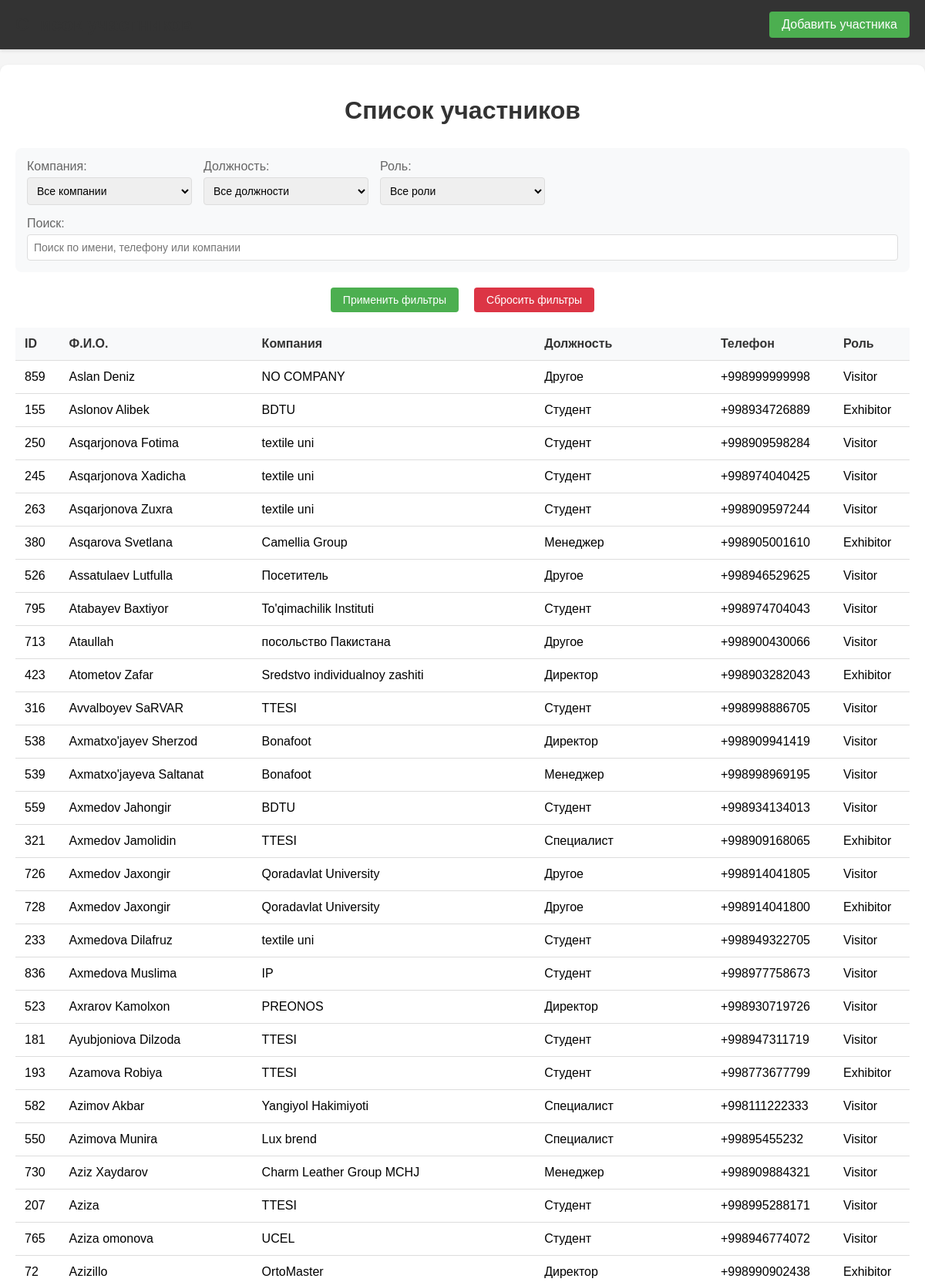
Page /members-list/?page=3 (signed in, upper part) on the committed database.
### api/models.py (models this page shows, shortened)
class Member(models.Model):
    name = models.CharField(max_length=100, verbose_name="Ф. И. О.")
    company = models.ForeignKey(Company, on_delete=models.CASCADE, verbose_name="Компания")
    position = models.ForeignKey(Position, on_delete=models.PROTECT, verbose_name="Должность")
    phone = models.CharField(max_length=15, verbose_name="Телефон")
    role = models.IntegerField(choices=ROLE_CHOISES.choices, default=3)
    qr_code = models.ImageField(upload_to='qr_codes/members/', blank=True, null=True)
    registration_time = models.TimeField(auto_now_add=True, verbose_name="Дата регистрации")

class Company(models.Model):
    name = models.CharField(max_length=100)

class Position(models.Model):
    name = models.CharField(max_length=100, verbose_name="Название должности")
    code = models.CharField(max_length=20, unique=True, verbose_name="Код должности")
    class Meta:
        ordering = ['name']
        verbose_name = "Должность"
        verbose_name_plural = "Должности"

### api/views.py (the view)
@user_passes_test(lambda u: u.is_superuser)
def members_list_view(request):
    members = Member.objects.all().order_by('name')
    company_filter = request.GET.get('company')
    position_filter = request.GET.get('position')
    role_filter = request.GET.get('role')
    search_query = request.GET.get('search')
    if company_filter:
        members = members.filter(company__id=company_filter)
    if position_filter:
        members = members.filter(position__id=position_filter)
    if role_filter:
        members = members.filter(role=role_filter)
    if search_query:
        members = members.filter(
            Q(name__icontains=search_query) |
            Q(phone__icontains=search_query) |
            Q(company__name__icontains=search_query)
        )
    page = request.GET.get('page', 1)
    paginator = Paginator(members, 50)
    try:
        members_page = paginator.page(page)
    except PageNotAnInteger:
        members_page = paginator.page(1)
    except EmptyPage:
        members_page = paginator.page(paginator.num_pages)
    companies = Company.objects.all().order_by('name')
    positions = Position.objects.all().order_by('name')
    return render(request, 'members_list.html', {
        'members': members_page,
        'companies': companies,
        'positions': positions,
        'roles': ROLE_CHOISES.choices,
        'current_filters': {
            'company': company_filter,
            'position': position_filter,
            'role': role_filter,
            'search': search_query
        }
    })

### template/members_list.html (shortened to what this page needs)
{% load static %}
<!DOCTYPE html>
<html lang="ru">
<head>
</head>
<body>
    <header class="header">
        <div class="header-container">
            <h1 class="header-title">Список участников</h1>
            <nav class="header-nav">
                <a href="{% url 'add_member' %}" class="header-link">Добавить участника</a>
            </nav>
        </div>
    </header>
    <div class="container">
        <h1>Список участников</h1>
        <form method="GET" action="{% url 'members_list' %}">
            <div class="filters">
                <div class="filter-group">
                    <label for="company">Компания:</label>
                    <select name="company" id="company">
                        <option value="">Все компании</option>
                    </select>
                </div>
                <div class="filter-group">
                    <label for="position">Должность:</label>
                    <select name="position" id="position">
                        <option value="">Все должности</option>
                    </select>
                </div>
                <div class="filter-group">
                    <label for="role">Роль:</label>
                    <select name="role" id="role">
                        <option value="">Все роли</option>
                    </select>
                </div>
                <div class="filter-group search-box">
                    <label for="search">Поиск:</label>
                    <input type="text" name="search" id="search" placeholder="Поиск по имени, телефону или компании"
                           value="{{ current_filters.search|default:'' }}">
                </div>
            </div>
            <div class="buttons-container">
                <button type="submit">Применить фильтры</button>
                <button type="button" class="clear-filters" onclick="window.location.href='{% url 'members_list' %}'">
                    Сбросить фильтры
                </button>
            </div>
        </form>
        {% if members %}
            <table class="members-table">
                <thead>
                    <tr>
                        <th>ID</th>
                        <th>Ф.И.О.</th>
                        <th>Компания</th>
                        <th>Должность</th>
                        <th>Телефон</th>
                        <th>Роль</th>
                    </tr>
                </thead>
                <tbody>
                    {% for member in members %}
                        <tr>
                            <td>{{ member.id }}</td>
                            <td>{{ member.name }}</td>
                            <td>{{ member.company.name }}</td>
                            <td>{{ member.position.name }}</td>
                            <td>{{ member.phone }}</td>
                            <td>{{ member.get_role_display }}</td>
                        </tr>
                    {% endfor %}
                </tbody>
            </table>
        {% else %}
            <div class="no-results">
                Участники не найдены
            </div>
        {% endif %}
    </div>
</body>
</html>

### template/members_list.html (style rules this page uses)
body { font-family: Arial, sans-serif; margin: 0; padding: 0; background-color: #f5f5f5; }
.header { background-color: #333; color: white; padding: 15px 0; box-shadow: 0 2px 4px rgba(0, 0, 0, 0.1); }
.header-container { max-width: 1200px; margin: 0 auto; display: flex; justify-content: space-between; align-items: center; padding: 0 20px; }
.header-title { margin: 0; font-size: 1.5rem; }
.header-nav { display: flex; gap: 20px; }
.header-link { color: white; text-decoration: none; padding: 8px 16px; border-radius: 4px; background-color: #4CAF50; transition: background-color 0.3s; }
.container { max-width: 1200px; margin: 20px auto; background-color: white; padding: 20px; border-radius: 10px; box-shadow: 0 2px 4px rgba(0, 0, 0, 0.1); }
h1 { color: #333; text-align: center; margin-bottom: 30px; }
.filters { display: grid; grid-template-columns: repeat(auto-fit, minmax(200px, 1fr)); gap: 15px; margin-bottom: 20px; padding: 15px; background-color: #f8f9fa; border-radius: 8px; }
.filter-group { display: flex; flex-direction: column; }
.filter-group label { margin-bottom: 5px; color: #666; }
select, input[type="text"] { padding: 8px; border: 1px solid #ddd; border-radius: 4px; font-size: 14px; }
.search-box { grid-column: 1 / -1; }
button { padding: 8px 16px; background-color: #4CAF50; color: white; border: none; border-radius: 4px; cursor: pointer; font-size: 14px; }
.members-table { width: 100%; border-collapse: collapse; margin-top: 20px; }
.members-table th, .members-table td { padding: 12px; text-align: left; border-bottom: 1px solid #ddd; }
.members-table th { background-color: #f8f9fa; font-weight: bold; color: #333; }
.clear-filters { background-color: #dc3545; margin-left: 10px; }
.buttons-container { display: flex; justify-content: center; gap: 10px; margin-top: 15px; }

### rows in the picture
Member: id "859", name "Aslan Deniz", company.name "NO COMPANY", position.name "Другое", phone "+998999999998", role "Visitor"
Member: id "155", name "Aslonov Alibek", company.name "BDTU", position.name "Студент", phone "+998934726889", role "Exhibitor"
Member: id "250", name "Asqarjonova Fotima", company.name "textile uni", position.name "Студент", phone "+998909598284", role "Visitor"
Member: id "245", name "Asqarjonova Xadicha", company.name "textile uni", position.name "Студент", phone "+998974040425", role "Visitor"
Member: id "263", name "Asqarjonova Zuxra", company.name "textile uni", position.name "Студент", phone "+998909597244", role "Visitor"
Member: id "380", name "Asqarova Svetlana", company.name "Camellia Group", position.name "Менеджер", phone "+998905001610", role "Exhibitor"
Member: id "526", name "Assatulaev Lutfulla", company.name "Посетитель", position.name "Другое", phone "+998946529625", role "Visitor"
Member: id "795", name "Atabayev Baxtiyor", company.name "To'qimachilik Instituti", position.name "Студент", phone "+998974704043", role "Visitor"
Member: id "713", name "Ataullah", company.name "посольство Пакистана", position.name "Другое", phone "+998900430066", role "Visitor"
Member: id "423", name "Atometov Zafar", company.name "Sredstvo individualnoy zashiti", position.name "Директор", phone "+998903282043", role "Exhibitor"
Member: id "316", name "Avvalboyev SaRVAR", company.name "TTESI", position.name "Студент", phone "+998998886705", role "Visitor"
Member: id "538", name "Axmatxo'jayev Sherzod", company.name "Bonafoot", position.name "Директор", phone "+998909941419", role "Visitor"
Member: id "539", name "Axmatxo'jayeva Saltanat", company.name "Bonafoot", position.name "Менеджер", phone "+998998969195", role "Visitor"
Member: id "559", name "Axmedov Jahongir", company.name "BDTU", position.name "Студент", phone "+998934134013", role "Visitor"
Member: id "321", name "Axmedov Jamolidin", company.name "TTESI", position.name "Специалист", phone "+998909168065", role "Exhibitor"
Member: id "726", name "Axmedov Jaxongir", company.name "Qoradavlat University", position.name "Другое", phone "+998914041805", role "Visitor"
Member: id "728", name "Axmedov Jaxongir", company.name "Qoradavlat University", position.name "Другое", phone "+998914041800", role "Exhibitor"
Member: id "233", name "Axmedova Dilafruz", company.name "textile uni", position.name "Студент", phone "+998949322705", role "Visitor"
Member: id "836", name "Axmedova Muslima", company.name "IP", position.name "Студент", phone "+998977758673", role "Visitor"
Member: id "523", name "Axrarov Kamolxon", company.name "PREONOS", position.name "Директор", phone "+998930719726", role "Visitor"
Member: id "181", name "Ayubjoniova Dilzoda", company.name "TTESI", position.name "Студент", phone "+998947311719", role "Visitor"
Member: id "193", name "Azamova Robiya", company.name "TTESI", position.name "Студент", phone "+998773677799", role "Exhibitor"
Member: id "582", name "Azimov Akbar", company.name "Yangiyol Hakimiyoti", position.name "Специалист", phone "+998111222333", role "Visitor"
Member: id "550", name "Azimova Munira", company.name "Lux brend", position.name "Специалист", phone "+99895455232", role "Visitor"
Member: id "730", name "Aziz Xaydarov", company.name "Charm Leather Group MCHJ", position.name "Менеджер", phone "+998909884321", role "Visitor"
Member: id "207", name "Aziza", company.name "TTESI", position.name "Студент", phone "+998995288171", role "Visitor"
Member: id "765", name "Aziza omonova", company.name "UCEL", position.name "Студент", phone "+998946774072", role "Visitor"
Member: id "72", name "Azizillo", company.name "OrtoMaster", position.name "Директор", phone "+998990902438", role "Exhibitor"
